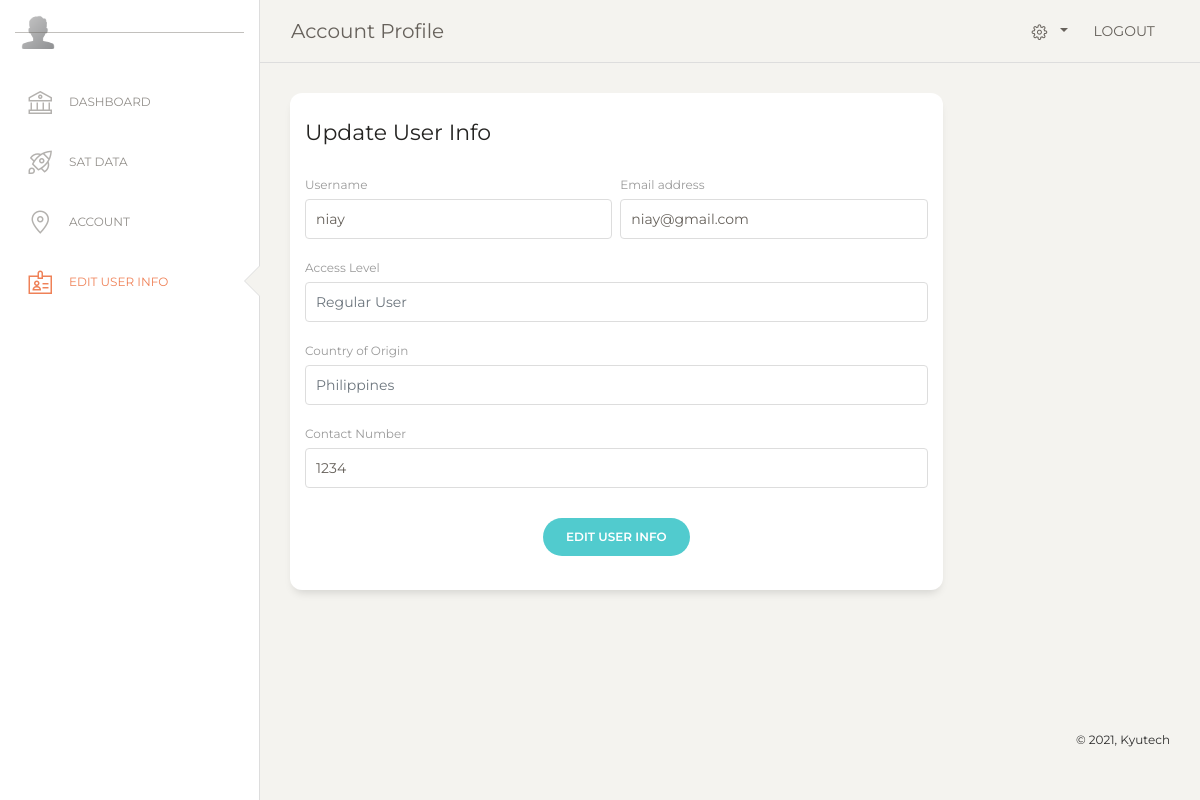
Page /pages/edituser.php?updatebutton=28 (signed in) on the earlier database version.
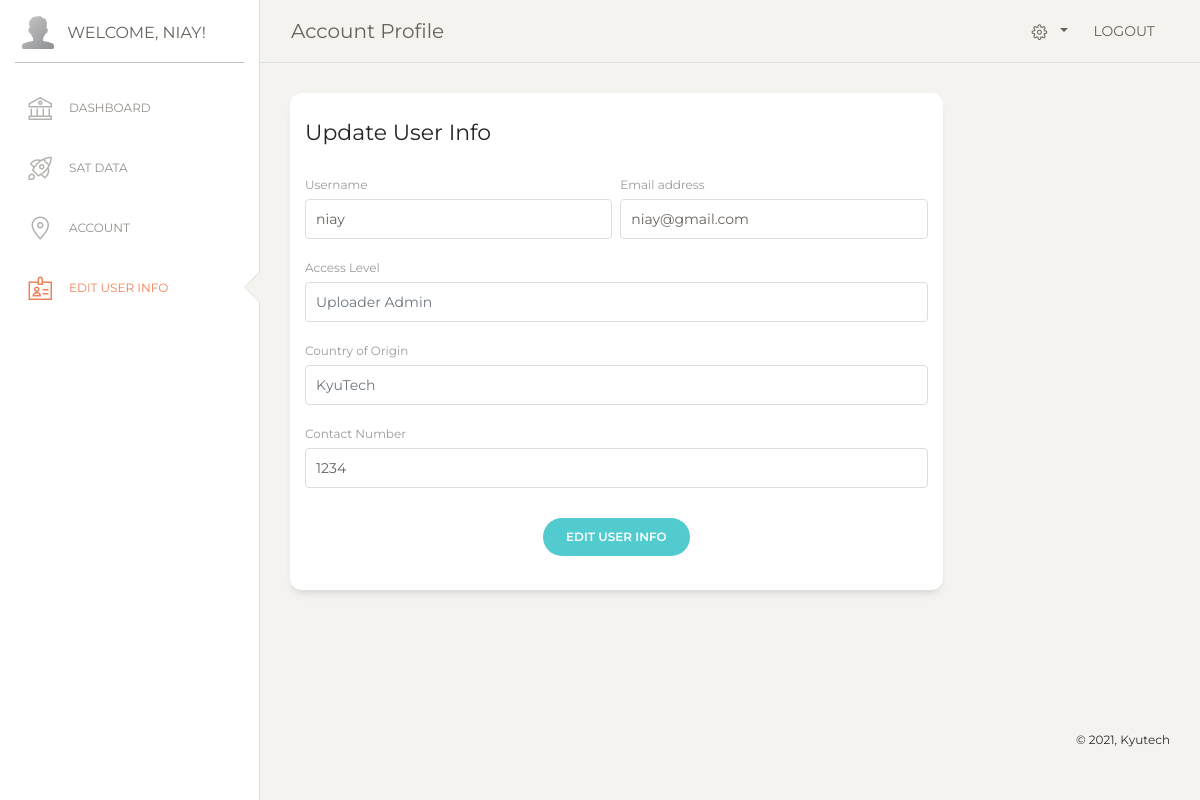
Same page on the later database version.
### tables this page shows
CREATE TABLE `users` (
  `idUsers` int(11) NOT NULL,
  `usernameUsers` tinytext NOT NULL,
  `emailUsers` tinytext NOT NULL,
  `passwordUsers` varchar(255) NOT NULL,
  `countryUsers` tinytext NOT NULL,
  `contactUsers` tinytext NOT NULL,
  `permissionsUsers` text NOT NULL DEFAULT 'Regular User'
);

### includes/classautoloader.inc.php (called while the page is built, shortened)
<?php
function myAutoLoader($className) {
    $url = $_SERVER['HTTP_HOST'].$_SERVER['REQUEST_URI'];
    if (strpos($url,'../includes') !== false) {
        $path = '.../classes/';
    } else {
        $path = '../classes/';
    }
    $extension = '.class.php';
}

### classes/dbh.class.php (called while the page is built, shortened)
<?php
 class Dbh {
     private $host = 'localhost';
     private $user = 'root';
     private $pwd = '';
     private $dbName = 'satdata';
     protected function connect() {
         $dsn = 'mysql:host='. $this->host .';dbname=' . $this->dbName;
         $pdo = new PDO($dsn,$this->user,$this->pwd);
         $pdo->setAttribute(PDO::ATTR_DEFAULT_FETCH_MODE,PDO::FETCH_ASSOC);
         return $pdo;
     }
 }

### classes/users.class.php (called while the page is built, shortened)
<?php
class Users extends Dbh {
    protected function getOneUser($id) {
        $sql = "SELECT * FROM users WHERE idUsers = ?";
        $stmt = $this->connect()->prepare($sql);
        $stmt->execute([$id]);
        $results = $stmt->fetchAll();
        return $results;
    }
}

### classes/usersview.class.php (called while the page is built, shortened)
<?php
class UsersView extends Users {
    public function showOneUser($fileId) {
        $results = $this->getOneUser($fileId);
        return $results;
    }
}

### pages/edituser.php (the view, shortened to what the changed rows need)
<?php
    include_once 'header.php';
    if (isset($_GET['updatebutton'])) {
      $id = $_GET['updatebutton'];
      $showUsersObj = new UsersView();
      $results = $showUsersObj-> showOneUser($id);
      $username = $results[0]['usernameUsers'];
      $email = $results[0]['emailUsers'];
      $access = $results[0]['permissionsUsers'];
      $country = $results[0]['countryUsers'];
      $contact = $results[0]['contactUsers'];
  }
?>
    </div>
    <div class="main-panel" style="height: 100vh;">
  <div class="content">
        <div class="row">
          <div class="col-md-9">
          <div class="card card-user">
              <div class="card-body">
                <form method ="post">
                  <div class="row">
                    <div class="col-md-6 pr-1">
                      <div class="form-group">
                        <label>Username</label>
                        <input type="text" class="form-control" placeholder="Username" required  name= "upusername" value = <?php echo $username ?>>
                      </div>
                    </div>
                    <div class="col-md-6 pl-1">
                      <div class="form-group">
                        <label>Email address</label>
                        <input type="email" class="form-control" placeholder="Email" required name= "upemail" value = <?php echo $email ?>>
                      </div>
                    </div>
                  </div>
                  <div class="row">
                    <div class="col-md-12">
                      <div class="form-group">
                        <label>Access Level</label>
                        <input type="text" class="form-control" placeholder = "<?php echo $access ?>" name="upaccess" list="permissions">
                      </div>
                    </div>
                  </div>
                  <div class="row">
                    <div class="col-md-12">
                      <div class="form-group">
                        <label>Country of Origin</label>
                        <input type="text" class="form-control" name= "upcountry" placeholder = "<?php echo $country ?>" list="countryname" required>
                      </div>
                    </div>
                  </div>
                  <div class="row">
                    <div class="col-md-12">
                      <div class="form-group">
                        <label>Contact Number</label>
                        <input type="text" class="form-control" placeholder="Contact Number" required  name= "upcontact" value = <?php echo $contact ?>>
                      </div>
                    </div>
                  </div>
              </form>
              </div>
            </div>
          </div>
        </div>
      </div>
<?php
    include_once 'footer.php';

### pages/header.php (shortened to what the changed rows need)
<?php
    include_once '../includes/classautoloader.inc.php';
    include '../includes/functions.inc.php';
?>
<!DOCTYPE html>
<html lang="en">
<head>
  <link rel="stylesheet" href="../assets/css/stylesheet.css">
  <link href="https://maxcdn.bootstrapcdn.com/font-awesome/latest/css/font-awesome.min.css" rel="stylesheet">
  <link href="../assets/css/bootstrap.min.css" rel="stylesheet" />
  <link href="../assets/css/paper-dashboard.css?v=2.0.1" rel="stylesheet" />
  <link href="../assets/demo/demo.css" rel="stylesheet" />
  <link rel="stylesheet" href="https://formden.com/static/cdn/bootstrap-iso12.css" />
                <link rel="stylesheet" href="https://cdnjs.cloudflare.com/ajax/libs/bootstrap-datepicker/1.4.1/css/bootstrap-datepicker3.css"/>
</head>
  <div class="wrapper">
    <div class="sidebar" data-color="white" data-active-color="danger">
      <div class="logo">
        <a class="simple-text logo-mini">
          <div class="logo-image-small">
          </div>
        </a>
        <a class="simple-text logo-normal">
            <?php
                if (isset($_SESSION['userUsername']) && $_SESSION['userPermission'] != 'Regular User' ) {
                  echo 'Welcome, '.$_SESSION['userUsername'].'!';
                }
            ?>
          </a>
        </div>

Differences in the rows shown:
changed users "niay": upaccess "Regular User" → "Uploader Admin"; upcountry "Philippines" → "KyuTech"
Other differences:
$_SESSION['userUsername']: (not shown) → "NIAY"
text now shown: "WELCOME, !"
